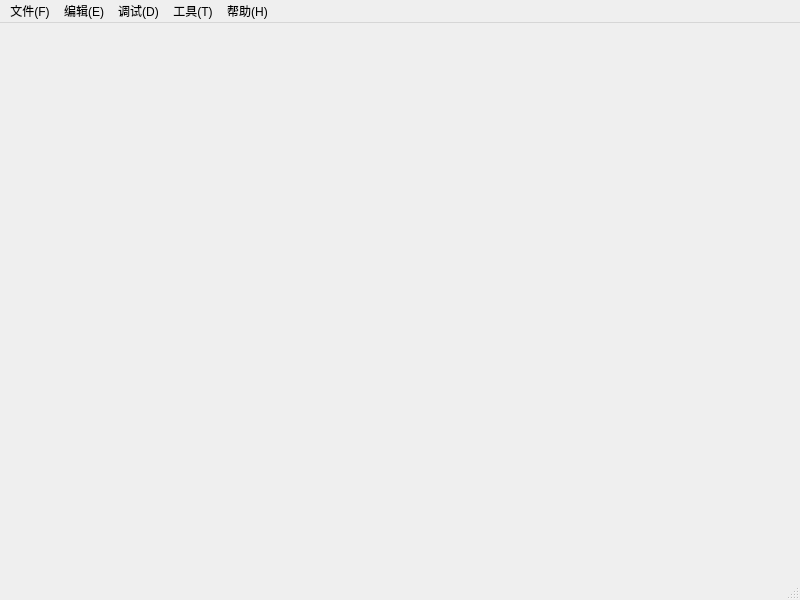
<?xml version="1.0" encoding="UTF-8"?>
<ui version="4.0">
 <class>MainWindow</class>
 <widget class="QMainWindow" name="MainWindow">
  <property name="geometry">
   <rect>
    <x>0</x>
    <y>0</y>
    <width>800</width>
    <height>600</height>
   </rect>
  </property>
  <property name="windowTitle">
   <string>HelloQtTitle</string>
  </property>
  <widget class="QWidget" name="centralwidget"/>
  <widget class="QMenuBar" name="menuBtn">
   <property name="geometry">
    <rect>
     <x>0</x>
     <y>0</y>
     <width>800</width>
     <height>23</height>
    </rect>
   </property>
   <widget class="QMenu" name="menu_F">
    <property name="title">
     <string>文件(F)</string>
    </property>
    <addaction name="actionCreateSln"/>
    <addaction name="actionOpenSln"/>
    <addaction name="separator"/>
    <addaction name="actionCreateProj"/>
    <addaction name="actionOpenProj"/>
   </widget>
   <widget class="QMenu" name="menu_E">
    <property name="title">
     <string>编辑(E)</string>
    </property>
    <addaction name="actionFindAndReplace"/>
    <addaction name="separator"/>
    <addaction name="actionCut"/>
    <addaction name="actionCopy"/>
    <addaction name="actionzhantie"/>
    <addaction name="actionDelete"/>
   </widget>
   <widget class="QMenu" name="menu_D">
    <property name="title">
     <string>调试(D)</string>
    </property>
    <addaction name="actionStartRun"/>
   </widget>
   <widget class="QMenu" name="menu_T">
    <property name="title">
     <string>工具(T)</string>
    </property>
   </widget>
   <widget class="QMenu" name="menu_H">
    <property name="title">
     <string>帮助(H)</string>
    </property>
    <addaction name="actionHelp"/>
    <addaction name="separator"/>
    <addaction name="actionAbout"/>
   </widget>
   <addaction name="menu_F"/>
   <addaction name="menu_E"/>
   <addaction name="menu_D"/>
   <addaction name="menu_T"/>
   <addaction name="menu_H"/>
  </widget>
  <widget class="QStatusBar" name="statusbar"/>
  <action name="actionCreateSln">
   <property name="text">
    <string>新建解决方案(N)</string>
   </property>
  </action>
  <action name="actionOpenSln">
   <property name="text">
    <string>打开解决方案(O)</string>
   </property>
  </action>
  <action name="actionCreateProj">
   <property name="text">
    <string>新建项目(N)</string>
   </property>
  </action>
  <action name="actionOpenProj">
   <property name="text">
    <string>打开项目(O)</string>
   </property>
  </action>
  <action name="actionFindAndReplace">
   <property name="text">
    <string>查找和替换(F)</string>
   </property>
  </action>
  <action name="actionCut">
   <property name="text">
    <string>剪切(T)</string>
   </property>
  </action>
  <action name="actionCopy">
   <property name="text">
    <string>复制(C)</string>
   </property>
  </action>
  <action name="actionzhantie">
   <property name="text">
    <string>粘贴(V)</string>
   </property>
  </action>
  <action name="actionDelete">
   <property name="text">
    <string>删除(D)</string>
   </property>
  </action>
  <action name="actionStartRun">
   <property name="text">
    <string>开始调试(F5)</string>
   </property>
  </action>
  <action name="actionHelp">
   <property name="text">
    <string>帮助(F1)</string>
   </property>
  </action>
  <action name="actionAbout">
   <property name="text">
    <string>关于(A)</string>
   </property>
  </action>
 </widget>
 <resources/>
 <connections/>
</ui>
